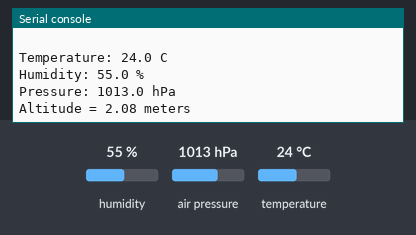
A program run on a simulated CircuitPython board. Shown: the last lines printed to the serial console. Inputs (shaded band) come from the test bench; at power-on: humidity 55 %, air pressure 1013 hPa, temperature 24 °C.

Above: at 1.2 s.
1.3 s: humidity set to 22 %
At 2.6 s:
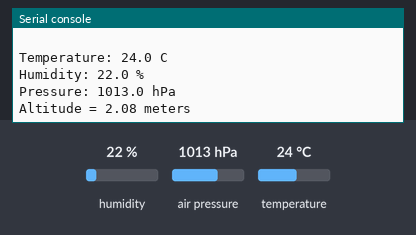
2.8 s: air pressure set to 952 hPa
At 4.2 s:
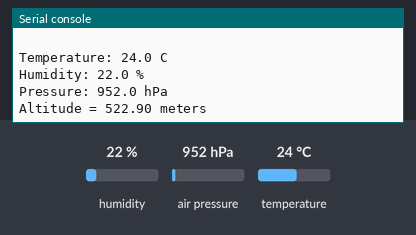

The program:

code_bme280.py
```python
import board
import busio
import time
from adafruit_bme280 import basic as adafruit_bme280

# Create sensor object, using the board's default I2C bus.
i2c = busio.I2C(board.SCL, board.SDA)   # uses board.SCL and board.SDA
bme280 = adafruit_bme280.Adafruit_BME280_I2C(i2c)

# change this to match the location's pressure (hPa) at sea level
bme280.sea_level_pressure = 1013.25

while True:
    print("\nTemperature: %0.1f C" % bme280.temperature)
    print("Humidity: %0.1f %%" % bme280.relative_humidity)
    print("Pressure: %0.1f hPa" % bme280.pressure)
    print("Altitude = %0.2f meters" % bme280.altitude)
    time.sleep(2)
```

Measured:
- after the input at 1.3 s, the serial console: prints a new line after 0.70 s (image 1)
- after the input at 2.8 s, the serial console: prints a new line after 1.2 s (image 2)
